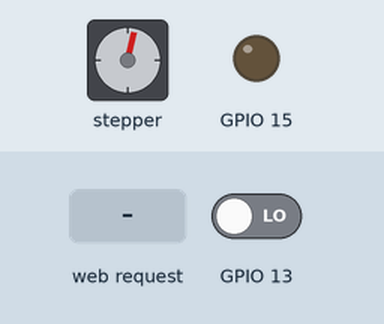
Simulated run of this sketch. Board: ESP8266 (NodeMCU). On the bench: stepper motor, output pins drawn as LEDs (lit = HIGH). Dashed ring = blinking. The inputs (shaded band) are chosen by the test bench; at power-on: GPIO 13 LOW. WiFi joins after 1.5 s; servers stay silent unless stated; network time is answered at once with the bench clock; the local clock reads 2024-03-15 10:24:30 at power-on unless the sketch sets it; random numbers use the default seed unless the sketch sets one; stepper angles assume 51 steps per turn; what the sketch prints to the serial monitor is not drawn.

Above: at 2.7 s.
2.8 s: HTTP request GET /Command=Reset received
At 4.7 s:
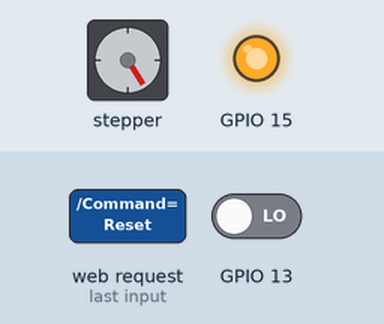
5.8 s: GPIO 13 driven HIGH
At 6.17 s:
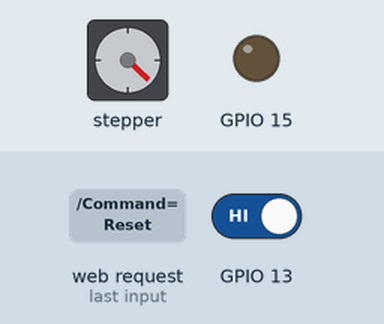
At 7.4 s:
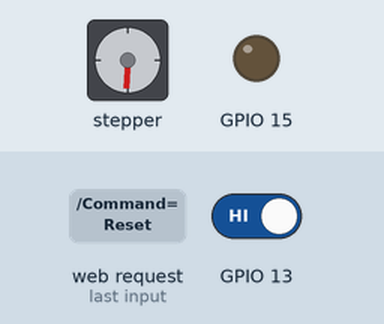
8.8 s: HTTP request GET /Command=forward received
At 9.45 s:
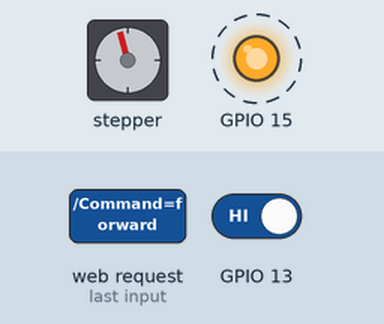
11.8 s: HTTP request GET /Command=backward received
14.8 s: HTTP request GET /Command=ChildTwo received
17.8 s: GPIO 13 driven LOW
Timing chart, 0 to 20.8 s (numbered marks = the images above; inputs shaded):
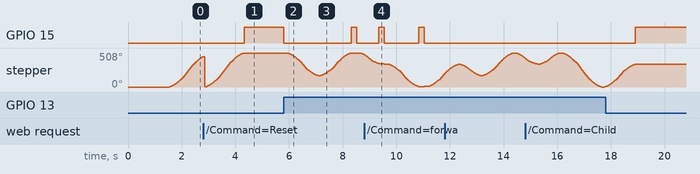

Measured:
- after the input at 5.8 s, GPIO 15: HIGH → LOW at once, → HIGH 2.5 s later, → LOW 0.20 s later; stepper: turns 339° counter-clockwise in 1.3 s, then 339° clockwise in 1.1 s, then 21° counter-clockwise in 0.25 s

The sketch:

code.ino
```cpp
// (licence header left out)
#include <AccelStepper.h>
#include <ESP8266WiFi.h>
#include <NTPClient.h>
#include <WiFiUdp.h>

const char* ssid = "<YOUR_SSID>";
const char* password = "<YOUR PASSPHRASE>";

WiFiServer server(80);

const long utcOffsetInSeconds = 3600;

int pin = 2;

// you probably want to adjust these values to the behaviour of your stepper motor
#define IN1 5
#define IN2 4
#define IN3 14
#define IN4 12
const int stepsPerRevolution = 51;  // change this to fit the number of steps per revolution

// replace ChildOne and ChildTwo with the names of you family members
const int PosMama = 0;
const int PosPapa = 72;
const int PosChildTwo = 48;
const int PosChildOne = 24;

int Positions[] = {PosMama,PosPapa,PosChildTwo,PosChildOne};
String PosNames[] = {"Mama","Papa","ChildTwo","ChildOne"};
int currentPos = 0; // Mama
unsigned long int day = 0;

bool powerSaving=false;

int Offset = -3;
AccelStepper stepper(AccelStepper::HALF4WIRE, IN1, IN3, IN2, IN4);

WiFiUDP ntpUDP;
NTPClient timeClient(ntpUDP, "pool.ntp.org", utcOffsetInSeconds);

void setup() {
  Serial.begin(115200);
  Serial.println("Start");
  // initialize GPIO 2 as an output.
 // pinMode(pin, OUTPUT);
 pinMode(13,INPUT);
 pinMode(15,OUTPUT);
// Connect to WiFi network
  Serial.println();
  Serial.println();
  Serial.print("Connecting to ");
  Serial.println(ssid);

  WiFi.begin(ssid, password);

  while (WiFi.status() != WL_CONNECTED) {
    delay(500);
    Serial.print(".");
  }
  Serial.println("");
  Serial.println("WiFi connected");

  // Start the server
  server.begin();
  Serial.println("Server started");

  // Print the IP address on serial monitor
  Serial.print("Use this URL to connect: ");
  Serial.print("http://");    //URL IP to be typed in mobile/desktop browser
  Serial.print(WiFi.localIP());
  Serial.println("/");

  timeClient.begin();
  timeClient.update();

  day = (timeClient.getEpochTime()/60/60/24)%4;
  currentPos = day;

  // set the speed and acceleration
  stepper.setMaxSpeed(500);
  stepper.setAcceleration(100);

  int moveTo = Positions[currentPos]+Offset;
  Serial.print("Moving to ");
  Serial.println(moveTo);
  stepper.moveTo(moveTo);

}

void motorManager() {
  if (stepper.distanceToGo() != 0){
    digitalWrite(15,LOW);
    if (powerSaving==true) {
      powerSaving=false;
      stepper.enableOutputs();
      delay(200);
    }
    stepper.run();
  } else {
    digitalWrite(15,HIGH);
    if (powerSaving==false) {
      powerSaving=true;
      delay(200);
      stepper.disableOutputs();
    }
  }
}

// the loop function runs over and over again forever
void loop() {

  int moveTo = 0;

  if(digitalRead(13)==HIGH && stepper.distanceToGo()==0) {
    currentPos=random(0, 4);
    Serial.println(currentPos);
    moveTo= Positions[currentPos]+Offset;
    Serial.print("Moving to ");
    Serial.println(moveTo);
    stepper.moveTo(moveTo);
    stepper.run();
  }
  motorManager();

  WiFiClient client = server.accept();
  if (client) {
    Serial.println("\n[Client connected]");
    while (client.connected()) {
      motorManager();
      // read line by line what the client (web browser) is lineing
      if (client.available()) {
        String line = client.readStringUntil('\r');

        if (line.indexOf("/Command=forward") != -1)  { //Move 50 steps forward
          Serial.println("Moving Forward");
          Offset = Offset+1;
        } else if (line.indexOf("/Command=backward") != -1)  { //Move 50 steps backwards
          Serial.println("Moving Backward");
          Offset = Offset-1;
        } else if (line.indexOf("/Command=Reset") != -1)  { //Move 50 steps backwards
          Serial.println("Moving Reset");
          stepper.setCurrentPosition(0);
          Offset = 0;
        } else if (line.indexOf("/Command=Mama") != -1)  { //Move 50 steps backwards
          Serial.println("Moving Mama");
          currentPos=0;
        } else if (line.indexOf("/Command=Papa") != -1)  { //Move 50 steps backwards
          Serial.println("Moving Papa");
          currentPos=1;
        } else if (line.indexOf("/Command=ChildTwo") != -1)  { //Move 50 steps backwards
          Serial.println("Moving ChildTwo");
          currentPos=2;
        } else if (line.indexOf("/Command=ChildOne") != -1)  { //Move 50 steps backwards
          Serial.println("Moving ChildOne");
          currentPos=3;
        } else {
          Serial.println("No Action");
        }

        moveTo = Positions[currentPos]+Offset;
        Serial.print("Moving to ");
        Serial.println(moveTo);
        stepper.moveTo(moveTo);
        stepper.run();

        // Return the response
        client.println("HTTP/1.1 200 OK");
        client.println("Content-Type: text/html");
        client.println(""); //  do not forget this one
        client.println("<!DOCTYPE HTML>");
        client.println("<html>");
        client.println("<body>");
        client.println("<style>body {font-size:4vw;font-family:sans-serif;}</style>");
        client.println("<style>a, button {display:inline-block;padding:4vw;margin:1vw;font-size:6vw;font-family:sans-serif;}</style>");
        client.print("<p>");
        client.print("Status: ");
        client.print(PosNames[currentPos]);
        client.print("</p>");
        client.print("<p>");
        client.print("Offset: ");
        client.print(Offset);
        client.print("</p>");
        client.print("<p>");
        client.print("Power Saving: ");
        client.print(powerSaving?"YES":"No");
        client.print("</p>");
        client.println("<a href=\"/Command=forward\"\"><button>Forward </button></a><br />");
        client.println("<a href=\"/Command=backward\"\"><button>Backward </button></a><br />");
        client.println("<a href=\"/Command=Reset\"\"><button>Reset </button></a><br />");
        client.println("<a href=\"/Command=Mama\"\"><button>Mama </button></a><br />");
        client.println("<a href=\"/Command=Papa\"\"><button>Papa </button></a><br />");
        client.println("<a href=\"/Command=ChildTwo\"\"><button>ChildTwo </button></a><br />");
        client.println("<a href=\"/Command=ChildOne\"\"><button>ChildOne </button></a><br />");
        client.println("</body>");
        client.println("</html>");
        break;
      }
    }
  }

  while (client.available()) {
    motorManager();
    client.read();
  }

  client.flush();
  client.stop();
  // Serial.println("[Client disconnected]");
}
```
